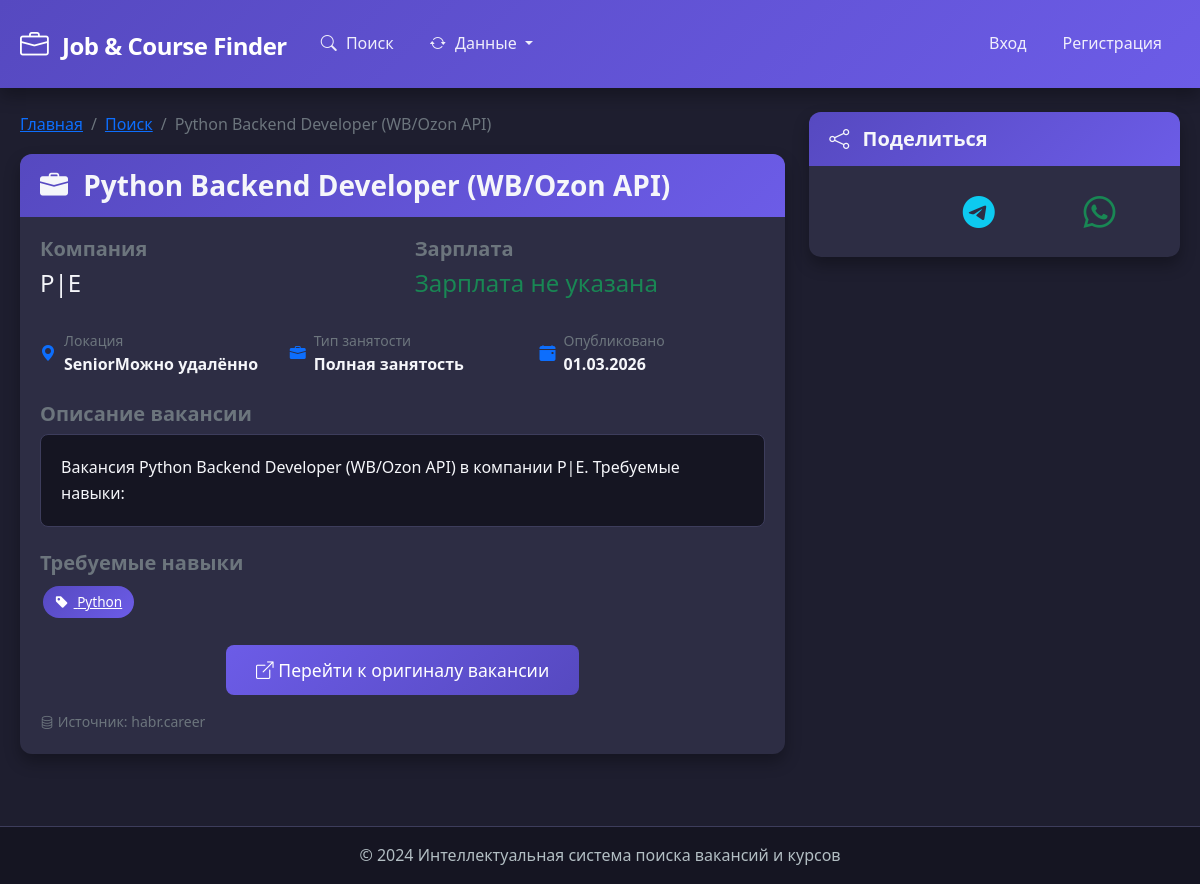
Screenshot of /vacancy/2 with the database file from the repository.
### models.py (models this page shows, shortened)
class Vacancy(db.Model):
    __tablename__ = 'vacancies'
    id = db.Column(db.Integer, primary_key=True)
    title = db.Column(db.String(200), nullable=False)
    company = db.Column(db.String(100))
    description = db.Column(db.Text)
    requirements = db.Column(db.Text)
    salary_min = db.Column(db.Integer)
    salary_max = db.Column(db.Integer)
    salary_currency = db.Column(db.String(3), default='RUB')
    location = db.Column(db.String(100))
    employment_type = db.Column(db.String(50))
    experience_required = db.Column(db.String(50))
    url = db.Column(db.String(500))
    source = db.Column(db.String(50))
    posted_date = db.Column(db.DateTime)
    created_at = db.Column(db.DateTime, default=datetime.utcnow)
    skills = db.relationship('Skill', secondary=vacancy_skills, backref=db.backref('vacancies', lazy='dynamic'))
    def get_salary_display(self):
        if self.salary_min and self.salary_max:
            return f"{self.salary_min} - {self.salary_max} {self.salary_currency}"
        elif self.salary_min:
            return f"от {self.salary_min} {self.salary_currency}"
        elif self.salary_max:
            return f"до {self.salary_max} {self.salary_currency}"
        return "Зарплата не указана"

class Skill(db.Model):
    __tablename__ = 'skills'
    id = db.Column(db.Integer, primary_key=True)
    name = db.Column(db.String(50), unique=True, nullable=False)
    category = db.Column(db.String(50))

### app.py (the view)
@app.route('/vacancy/<int:vacancy_id>')
def vacancy_detail(vacancy_id):
    vacancy = db.session.get(Vacancy, vacancy_id)
    if not vacancy:
        flash('Вакансия не найдена')
        return redirect(url_for('search'))
    if current_user.is_authenticated:
        try:
            db_manager.add_view_history(current_user.id, vacancy_id, 'vacancy')
            similar = recommender.content_based_recommendations(vacancy_id, 'vacancy', limit=3)
        except:
            similar = []
    else:
        similar = []
    return render_template('vacancy.html', vacancy=vacancy, similar=similar)

### templates/vacancy.html (shortened to what this page needs)
{% extends "base.html" %}
{% block content %}
<div class="row">
    <div class="col-md-8">
        <nav aria-label="breadcrumb">
            <ol class="breadcrumb">
                <li class="breadcrumb-item"><a href="{{ url_for('index') }}">Главная</a></li>
                <li class="breadcrumb-item"><a href="{{ url_for('search') }}">Поиск</a></li>
                <li class="breadcrumb-item active" aria-current="page">{{ vacancy.title }}</li>
            </ol>
        </nav>
        <div class="card mb-4">
            <div class="card-header">
                <h3 class="mb-0">
                    <i class="bi bi-briefcase-fill"></i> {{ vacancy.title }}
                </h3>
            </div>
            <div class="card-body">
                <div class="row mb-4">
                    <div class="col-md-6">
                        <h5 class="text-muted">Компания</h5>
                        <p class="h4">{{ vacancy.company }}</p>
                    </div>
                    <div class="col-md-6">
                        <h5 class="text-muted">Зарплата</h5>
                        <p class="h4 text-success">{{ vacancy.get_salary_display() }}</p>
                    </div>
                </div>
                <div class="row mb-4">
                    <div class="col-md-4">
                        <div class="d-flex align-items-center">
                            <i class="bi bi-geo-alt-fill text-primary me-2"></i>
                            <div>
                                <small class="text-muted d-block">Локация</small>
                                <strong>{{ vacancy.location or 'Не указана' }}</strong>
                            </div>
                        </div>
                    </div>
                    <div class="col-md-4">
                        <div class="d-flex align-items-center">
                            <i class="bi bi-briefcase-fill text-primary me-2"></i>
                            <div>
                                <small class="text-muted d-block">Тип занятости</small>
                                <strong>
                                    {% if vacancy.employment_type == 'full-time' %}
                                        Полная занятость
                                    {% elif vacancy.employment_type == 'part-time' %}
                                        Частичная занятость
                                    {% elif vacancy.employment_type == 'remote' %}
                                        Удаленная работа
                                    {% else %}
                                        {{ vacancy.employment_type or 'Не указан' }}
                                    {% endif %}
                                </strong>
                            </div>
                        </div>
                    </div>
                    <div class="col-md-4">
                        <div class="d-flex align-items-center">
                            <i class="bi bi-calendar-event-fill text-primary me-2"></i>
                            <div>
                                <small class="text-muted d-block">Опубликовано</small>
                                <strong>{{ vacancy.posted_date.strftime('%d.%m.%Y') if vacancy.posted_date else 'Недавно' }}</strong>
                            </div>
                        </div>
                    </div>
                </div>
                <div class="mb-4">
                    <h5 class="text-muted">Описание вакансии</h5>
                    <div class="vacancy-description">
                        {% if vacancy.description %}
                            {{ vacancy.description | safe }}
                        {% else %}
                            <p class="text-muted">Описание отсутствует</p>
                        {% endif %}
                    </div>
                </div>
                <div class="mb-4">
                    <h5 class="text-muted">Требуемые навыки</h5>
                    <div class="d-flex flex-wrap">
                        {% for skill in vacancy.skills %}
                        <a href="{{ url_for('search') }}?skills={{ skill.name }}" class="skill-tag">
                            <i class="bi bi-tag-fill"></i> {{ skill.name }}
                        </a>
                        {% else %}
                        <p class="text-muted">Навыки не указаны</p>
                        {% endfor %}
                    </div>
                </div>
                {% if vacancy.url and vacancy.url != '#' %}
                <div class="text-center mt-4">
                    <a href="{{ vacancy.url }}" target="_blank" class="btn btn-primary btn-lg">
                        <i class="bi bi-box-arrow-up-right"></i> Перейти к оригиналу вакансии
                    </a>
                </div>
                {% endif %}
                <div class="mt-3 text-muted small">
                    <i class="bi bi-database"></i> Источник: {{ vacancy.source or 'База данных' }}
                </div>
            </div>
        </div>
    </div>
    <div class="col-md-4">
        <div class="card">
            <div class="card-header">
                <h5 class="mb-0"><i class="bi bi-share"></i> Поделиться</h5>
            </div>
            <div class="card-body">
                <div class="d-flex justify-content-around">
                    <a href="#" class="text-info" onclick="window.open('https://t.me/share/url?url=' + encodeURIComponent(window.location.href), '_blank')">
                        <i class="bi bi-telegram" style="font-size: 2rem;"></i>
                    </a>
                    <a href="#" class="text-success" onclick="window.open('https://wa.me/?text=' + encodeURIComponent(window.location.href), '_blank')">
                        <i class="bi bi-whatsapp" style="font-size: 2rem;"></i>
                    </a>
                </div>
            </div>
        </div>
    </div>
</div>
{% endblock %}

### static/style.css (style rules this page uses)
:root { --primary-color: #6c5ce7; --primary-dark: #5649c0; --primary-light: #8b7cf0; --secondary-color: #00b894; --secondary-dark: #00997a; --danger-color: #d63031; --warning-color: #fdcb6e; --info-color: #0984e3; --dark-bg: #1e1e2f; --darker-bg: #151522; --card-bg: #2d2d44; --light-text: #f5f6fa; --gray-text: #b2bec3; --border-color: #3d3d5c; --success-color: #00b894; --hover-bg: #3d3d5c; --shadow: 0 8px 16px rgba(0, 0, 0, 0.3); --transition: all 0.3s ease; }
body { background-color: var(--dark-bg); color: var(--light-text); font-family: 'Segoe UI', Tahoma, Geneva, Verdana, sans-serif; line-height: 1.6; min-height: 100vh; display: flex; flex-direction: column; }
.card { background-color: var(--card-bg); border: none; border-radius: 12px; box-shadow: var(--shadow); margin-bottom: 20px; overflow: hidden; transition: var(--transition); }
.card-header { background: linear-gradient(135deg, var(--primary-dark) 0%, var(--primary-color) 100%); color: white; font-weight: 600; padding: 15px 20px; border: none; }
.card-header h4, .card-header h5 { margin: 0; font-weight: 600; }
.card-header i { margin-right: 8px; }
.card-body { padding: 20px; }
.btn { border-radius: 8px; padding: 10px 20px; font-weight: 500; transition: var(--transition); border: none; }
.btn-primary { background: linear-gradient(135deg, var(--primary-color) 0%, var(--primary-dark) 100%); color: white; }
.btn-lg { padding: 12px 30px; font-size: 1.1rem; }
.skill-tag { display: inline-block; padding: 5px 12px; margin: 3px; background: linear-gradient(135deg, var(--primary-dark) 0%, var(--primary-color) 100%); color: white; border-radius: 20px; font-size: 0.85rem; cursor: pointer; transition: var(--transition); border: none; }
.skill-tag i { margin-right: 5px; }
h1, h2, h3, h4, h5, h6 { color: var(--light-text); font-weight: 600; }
.vacancy-description, .course-description, .detail-description, .description-text { background-color: var(--darker-bg) !important; color: var(--light-text) !important; padding: 20px; border-radius: 8px; border: 1px solid var(--border-color); line-height: 1.6; }

### rows the page displays
Vacancy: title "Python Backend Developer (WB/Ozon API)", company "P|E", salary "Зарплата не указана", location "SeniorМожно удалённо", posted_date "01.03.2026", description "Вакансия Python Backend Developer (WB/Ozon API) в компании P|E. Требуемые навыки:", source "habr.career"
Skill: name "Python"
